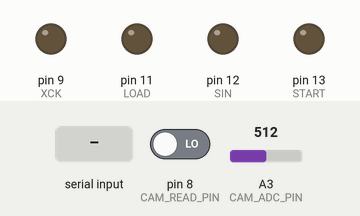
Simulated run of this sketch. Board: Arduino Uno, built with avr-gcc and run on an emulated ATmega328P. Shown: output pins drawn as LEDs (lit = HIGH). The inputs (shaded band) are chosen by the test bench; at power-on: pin 8 (CAM_READ_PIN) LOW, A3 (CAM_ADC_PIN) = 512. Pins used as bus, display or sensor lines are not drawn; what the sketch prints to the serial monitor is not drawn.

Above: at 1.2 s.
1.3 s: byte 79 (CAM_COM_GET_OBJECTS) received over Serial
At 1.8 s:
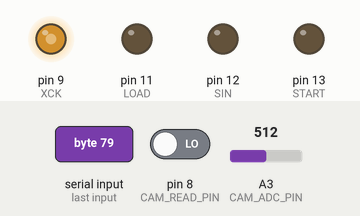
2.8 s: pin 8 (CAM_READ_PIN) driven HIGH
At 4.79 s:
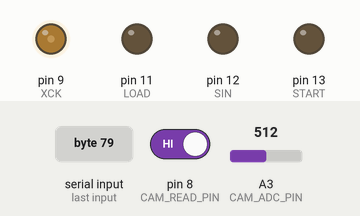
5.8 s: pin 8 (CAM_READ_PIN) driven LOW
At 7.2 s:
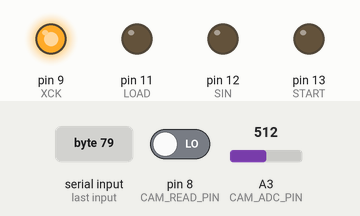
Timing chart, 0 to 8.8 s (numbered marks = the images above; inputs shaded):
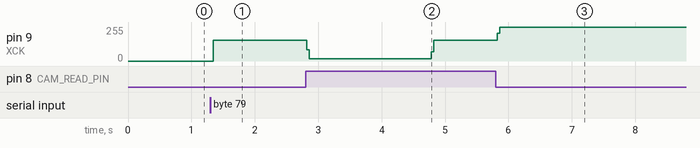

The sketch:

gbcam_arduino.pde
```cpp
/**
 * @file       main.c
 * @brief      MAIN for the gameboy camera interface for AT90S4433
 *
 * @author     Laurent Saint-Marcel (lstmarcel@yahoo.fr)
 * @date       2005/07/05
 */

/* ------------------------------------------------------------------------ */
/* HOW TO CONNECT THE GAME BOY CAMERA                                       */
/* ------------------------------------------------------------------------ */
/*

  READ  -- D8,  PB0
  XCK   -- D9,  PB1
  XRST  -- D10, PB2
  LOAD  -- D11, PB3
  SIN   -- D12, PB4
  START -- D13, PB5
  VOUT  -- A3,  PC3

  */

/* ------------------------------------------------------------------------ */
/* INCLUDES                                                                 */
/* ------------------------------------------------------------------------ */

#include <Wire.h>

#include <avr/interrupt.h>
#include <avr/io.h>
#include <compat/deprecated.h>

#include "cam.h"
#include "camCom.h"

/* ------------------------------------------------------------------------ */
/* DEFINES                                                                  */
/* ------------------------------------------------------------------------ */

#define CAM_DATA_PORT     PORTB
#define CAM_DATA_DDR      DDRB
#define CAM_READ_PIN      8       // Arduino D8

#define CAM_LED_DDR       DDRB
#define CAM_LED_PORT      PORTB

// CAM_DATA_PORT
#define CAM_START_BIT 5
#define CAM_SIN_BIT   4
#define CAM_LOAD_BIT  3
#define CAM_RESET_BIT 2
#define CAM_CLOCK_BIT 1
#define CAM_READ_BIT  0
// CAM_LED_PORT
#define CAM_LED_BIT   4
// PORT C: Analogic/digital converter
#define CAM_ADC_PIN   3

// Pixel value threshold for bright pixel
#define THRESH 210

// Define end of row of obj/img buffers for pointer math
#define THEEND (2*128-1)

// Object maximum
#define MAXOBJS 128

#define FALSE 0
#define TRUE 1

/* ------------------------------------------------------------------------ */
/* GLOBALS                                                                  */
/* ------------------------------------------------------------------------ */

// default value for registers
// 155 0 0 30 1 0 1 7
// no edge detection, exposure=0,30, offset=-27, vref=+1.0
unsigned char camReg[8]={ 155, 0, 0, 30, 1, 0, 1, 7 };

unsigned char camMode       = CAM_MODE_STANDARD;
unsigned char camClockSpeed = 0x07; // was 0x0A
unsigned char camPixMin =0;
unsigned char camPixMax =0xFF;
unsigned char camCompBuf=0;
unsigned char camCompI  =0;
unsigned int threshold = THRESH;
int ledPin = 13;

object obj[MAXOBJS];  // index of object structures to keep track of bounding boxes

/* ------------------------------------------------------------------------ */
/* MACROS                                                                   */
/* ------------------------------------------------------------------------ */

#define Serialwait()   while (Serial.available() == 0) ;

int dataIn;
int dataOut;
boolean dataReady;
unsigned char reg;


/* ------------------------------------------------------------------------ */
/* Initialize all components                                                */
/* ------------------------------------------------------------------------ */
void setup()
{
        dataReady = false;
  	Serial.begin(38400);
        //Wire.begin(TWI_CAMERA);
        //Wire.onReceive(recvByte);
        //Wire.onRequest(sendByte);
	camInit();
	/* enable interrupts */
	sei();
}

/* ------------------------------------------------------------------------ */
/* Program entry point                                                      */
/* ------------------------------------------------------------------------ */
void loop()
{
  while (Serial.available() == 0)
    delay(50);
  dataIn = Serial.read();
  switch (dataIn) {
    case CAM_COM_PING:
      dataOut = CAM_COM_PONG;
      Serial.write(CAM_COM_PONG);
      break;
    case CAM_COM_GET_OBJECTS:
      // Send 8 camera registers
      camReset();
      camSetRegisters();
      camReadPicture(false, true); // don't get pixels, do get objects
      camReset();
      break;
    case CAM_COM_TAKE_PICTURE:
      // Send 8 camera registers
      camReset();
      camSetRegisters();
      camReadPicture(true, true); // get both pixels and objects
      camReset();
      break;
    case CAM_COM_SET_REGISTERS:
      Serialwait();
      camStoreReg(0, Serial.read());
      Serialwait();
      camStoreReg(1, Serial.read());
      Serialwait();
      camStoreReg(2, Serial.read());
      Serialwait();
      camStoreReg(3, Serial.read());
      Serialwait();
      camStoreReg(4, Serial.read());
      Serialwait();
      camStoreReg(5, Serial.read());
      Serialwait();
      camStoreReg(6, Serial.read());
      Serialwait();
      camStoreReg(7, Serial.read());
      Serialwait();
      threshold = Serial.read();
      Serial.write(CAM_COM_GOT_REGISTERS);
      break;
    default:
      Serial.write(CAM_COM_ERROR);
      break;
  } // switch-case

} // loop

///////////////////////////////////////////////////////////////////////////
// PRIVATE FUNCTIONS
///////////////////////////////////////////////////////////////////////////

///////////////////////////////////////////////////////////////////////////
// TWI HANDLERS
void recvByte(int howMany) {
  dataIn = Wire.read();
  dataReady = true;
}

void sendByte(void) {
  Wire.write(dataOut);
}

///////////////////////////////////////////////////////////////////////////
// CAM TIMING AND CONTROL

// cbi(port, bitId) = clear bit(port, bitId) = Set the signal Low
// sbi(port, bitId) = set bit(port, bitId) = Set the signal High

// Delay used between each signal sent to the AR (four per xck cycle).
void camStepDelay() {
  	unsigned char u=camClockSpeed;
	while(u--) {__asm__ __volatile__ ("nop");}
}
// Set the clock signal Low
inline void camClockL()
{
	cbi(CAM_DATA_PORT, CAM_CLOCK_BIT);
}
// Set the clock signal High
inline void camClockH()
{
	sbi(CAM_DATA_PORT, CAM_CLOCK_BIT);
}


// Initialise the IO ports for the camera
void camInit()
{
  pinMode(8, INPUT);   // READ
  pinMode(9, OUTPUT);  // XCK
  pinMode(10, OUTPUT);  // XRST
  pinMode(11, OUTPUT); // LOAD
  pinMode(12, OUTPUT); // SIN
  pinMode(13, OUTPUT); // START

  cbi(CAM_DATA_PORT, CAM_CLOCK_BIT);
  sbi(CAM_DATA_PORT, CAM_RESET_BIT);  // Reset is active low
  cbi(CAM_DATA_PORT, CAM_LOAD_BIT);
  cbi(CAM_DATA_PORT, CAM_START_BIT);
  cbi(CAM_DATA_PORT, CAM_SIN_BIT);
}


// Sends a 'reset' pulse to the AR chip.
// START:  XCK Rising Edge
// FINISH: XCK Just before Falling Edge
void camReset()
{
  camClockH(); // clock high
  camStepDelay();
  camStepDelay();

  camClockL(); // clock low
  camStepDelay();
  cbi(CAM_DATA_PORT, CAM_RESET_BIT);
  camStepDelay();

  camClockH(); // clock high
  camStepDelay();
  sbi(CAM_DATA_PORT, CAM_RESET_BIT);
  camStepDelay();
}


// locally set the value of a register but do not set it in the AR chip. You
// must run camSendRegisters1 to write the register value in the chip
void camStoreReg(unsigned char reg, unsigned char data)
{
  camReg[reg] = data;
}

// Reset the camera and set the camera's 8 registers
// from the locally stored values (see camStoreReg)
void camSetRegisters(void)
{
  for(reg=0; reg<8; ++reg) {
    camSetReg(reg, camReg[reg]);
  }
}

// Sets one of the 8 8-bit registers in the AR chip.
// START:  XCK Falling Edge
// FINISH: XCK Just before Falling Edge
void camSetReg(unsigned char regaddr, unsigned char regval)
{
  unsigned char bitmask;

  // Write 3-bit address.
  for(bitmask = 0x4; bitmask >= 0x1; bitmask >>= 1){
    camClockL();
    camStepDelay();
    // ensure load bit is cleared from previous call
    cbi(CAM_DATA_PORT, CAM_LOAD_BIT);
    // Set the SIN bit
    if(regaddr & bitmask)
      sbi(CAM_DATA_PORT, CAM_SIN_BIT);
    else
      cbi(CAM_DATA_PORT, CAM_SIN_BIT);
    camStepDelay();

    camClockH();
    camStepDelay();
    // set the SIN bit low
    cbi(CAM_DATA_PORT, CAM_SIN_BIT);
    camStepDelay();
  }

  // Write 7 most significant bits of 8-bit data.
  for(bitmask = 128; bitmask >= 1; bitmask>>=1){
    camClockL();
    camStepDelay();
    // set the SIN bit
    if(regval & bitmask)
      sbi(CAM_DATA_PORT, CAM_SIN_BIT);
    else
      cbi(CAM_DATA_PORT, CAM_SIN_BIT);
    camStepDelay();
    // Assert load at rising edge of xck
    if (bitmask == 1)
      sbi(CAM_DATA_PORT, CAM_LOAD_BIT);
    camClockH();
    camStepDelay();
    // reset the SIN bit
    cbi(CAM_DATA_PORT, CAM_SIN_BIT);
    camStepDelay();
  }
}

void delallobj(void)
{
  int i;
  for (i = 0; i < MAXOBJS; i++)
    delobj(i);
}

void delobj(objindex index)
{
  obj[index].exists = FALSE;
  obj[index].top = 0;
  obj[index].bottom = 0;
  obj[index].left = 0;
  obj[index].right = 0;
}

// Rather than having routines to generically expand the bounding
// box, use inlines specific to each task
#define addobjxmin(index, x) if (x < obj[index].left) obj[index].left = x
#define addobjxmax(index, x) if (x > obj[index].right) obj[index].right = x
#define addobjymin(index, x) if (y < obj[index].top) obj[index].top = y
#define addobjymax(index, x) if (y > obj[index].bottom) obj[index].bottom = y

//TODO:  Go through the object array and merge

void addobj(objindex index, coord x, coord y)
{
  if ( obj[index].exists == FALSE ) {
    obj[index].exists = TRUE;
    obj[index].top = y;
    obj[index].bottom = y;
    obj[index].left = x;
    obj[index].right = x;
  }
  else {
    //if (y < obj[index].top) // we may never need to do this, actually, since we're going from top to bottom
    //  obj[index].top = y;   // and never add an 'above' pixel to a new object, but add a current pixel to an above object

    if (x < obj[index].left)
      obj[index].left = x;

    if (y > obj[index].bottom)
      obj[index].bottom = y;

    if (x > obj[index].right)
      obj[index].right = x;
  }
  return;
}

objindex countobj(void) {
  objindex i;
  objindex count;

  count = 0;
  for (i = 0; i < MAXOBJS; i++)
    if (obj[i].exists == TRUE)
      count++;

  return count;
}

void filterobj(void)
{
  objindex i;
  coord left, right, top, bottom, x, y;
  unsigned int h, w, ratio;

  for (i = 0; i < MAXOBJS; i++) {
    if (obj[i].exists == TRUE) {
      top    = obj[i].top;
      left   = obj[i].left;
      bottom = obj[i].bottom;
      right  = obj[i].right;
      // Filter out "small" objects
      if ((bottom - top) < 3 || (right - left) < 3)
        obj[i].exists = FALSE;
    }
  }
}

void printobj(void)
{
  objindex i;

  Serial.write(CAM_COM_OBJECTS);
  Serial.write(countobj());

  for (i = 0; i < MAXOBJS; i++) {
    if (obj[i].exists == TRUE) {
      Serial.write(i);
      Serial.write(obj[i].left);
      Serial.write(obj[i].top);
      Serial.write(obj[i].right);
      Serial.write(obj[i].bottom);
    }
  }

  return;
}

// Take a picture, read it and send it trhough the serial port.
//
// Use a simplified flood fill algorithm to identify bright objects
//
// getPicture -- send the pixel data to the requester
// getObjects -- send the object data to the requester
//
// START:  XCK Falling Edge
// FINISH: XCK Just before Rising Edge
void camReadPicture(boolean getPixels, boolean getObjects)
{
  // We keep a 2-line buffer to represent which pixels are assigned to objects
  // we can read one pixel at a time, assign an object, then forget all about
  // that pixel, while checking for connectedness with objects in the previous row
  boolean searching=true;    // current state
  boolean bright=false;      // flag for pixel brightness
  unsigned int pixel;       // Buffer for pixel read in
  unsigned char curr;        // current read/flood-fill row
  unsigned char prev;        // previous flood-fill row
  objindex objref[2][128];   // Buffer to keep track of what object each img pixel belongs to
  objindex thisobject;       // the object to which we're adding new pixels
  objindex nextobject;       // the next available object to which pixels can be assigned
  objindex aboveobj;         // object assignment of pixel above
  objindex redoobj;           // indicate if we need to redo flood fill (obj assignment)
  coord x, y;                // the current x,y coordinate we're working on
  coord xstart;              // keep track of where the most recent object started
  coord x1;                  // temporary use for back-filling object
  short c;

  camCompBuf=0;
  camCompI=0;

  // make sure our previous objects are gone
  delallobj();

  // Seems to take a long time to send
  Serial.write(CAM_COM_SEND_START);

  // Camera START sequence
  camClockL();
  camStepDelay();
  // ensure load bit is cleared from previous call
  cbi(CAM_DATA_PORT, CAM_LOAD_BIT);
  // START rises before xck
  sbi(CAM_DATA_PORT, CAM_START_BIT);
  camStepDelay();

  camClockH();
  camStepDelay();
  // start valid on rising edge of xck, so can drop now
  cbi(CAM_DATA_PORT, CAM_START_BIT);
  camStepDelay();

  camClockL();
  camStepDelay();
  camStepDelay();

  // Wait for READ to go high
  while (1) {
    camClockH();
    camStepDelay();
    // READ goes high with rising XCK
    //    if ( inp(CAM_READ_PIN) & (1 << CAM_READ_BIT) )
    if (digitalRead(CAM_READ_PIN) == HIGH) // CAM pin on PB0/D8
      break;
    camStepDelay();

    camClockL();
    camStepDelay();
    camStepDelay();
  }

  if (getPixels)
    Serial.write(CAM_COM_START_READ);
  //sbi(CAM_LED_PORT, CAM_LED_BIT);

  camStepDelay();

  // Read pixels from cam until READ signal is low again

  // Set registers while reading the first 11-ish pixels

  // Initialize object detection stuff
  curr = 1;                                        // start the current row on the 2nd row (doesn't really matter
  prev = 0;                                        // start the previous row on the 1st row
  thisobject = nextobject = 0;                     // first object is 1 because a 0 obj means no object
  redoobj = 0;                                     // make sure we don't try to flood-fill backwards unless we have to

  // Continue reading the rest of the pixels and flood fill to detect bright objects
  // The camera seems to be spitting out 128x128 even though the final 5 rows are junk

  for (y = 0; y < 123; y++) {

    searching = true;                                // start in 'searching' state
    for (x = 0; x < 128; x++) {

      camClockL();
      camStepDelay();
      // get the next pixel, buffer it, and send it out over serial
      pixel = analogRead(CAM_ADC_PIN) >> 2;
      bright = (pixel > threshold);   // if pixel value > threshold it is bright
      if (getPixels) {
        if (pixel > 200)
          Serial.write('#');
        else if (pixel > 100)
          Serial.write('+');
        else
          Serial.write(' ');
//        Serial.write(pixel);
      }
      aboveobj = objref[prev][x];     // pixel above's object reference (0 if no object)
      redoobj = 0;                    // reset redoobj
      camStepDelay(); // nix this and run the obj detection code instead

      // We're either searching for the first pixel of the next bright object (state=0)
      // or we're adding bright pixels to the current object (state=1)
      //
      if (searching) {                             // searching for next bright pixel
        if (bright) {                              // (pixel >= threshold) -- found a new pixel
          if (aboveobj)                            // is the above pixel associated with an object?
            thisobject = aboveobj;                 // if so, then the current pixel is part of that object
          else
            thisobject = ++nextobject;             // if not, then we need to allocate a new object
          addobj(thisobject,x,y);                  //   and work out the bounding box for this object
          xstart = x;                              // keep track of starting place for later
          searching = false;                       // next, add more bright pixels
        } else {
          thisobject = 0;                          // make sure we set zero if not bright
        } // end if bright
      } // end if state
      else {                                       // adding contiguous bright pixels
        if (bright) {                              // if we found a bright pixel
          if ( aboveobj &&
               aboveobj != thisobject) {           // is the pixel above part of a different object?
            redoobj = thisobject;                  // re-do our work back to the start of the present object -- later
            thisobject = aboveobj;                 // delete the current object, use the above object number
          } // end if
        } else {                                   // if this pixel isn't bright, we're done adding
          searching = true;                        // go back to searching for the next bright object
          addobj(thisobject,x-1,y);                // only need to do this at the end
          thisobject = 0;                          // ensure we clear the object mask
        } // end if
      } //* end if state

      camClockH();
      camStepDelay();

      if (redoobj) {
        // delete object
        obj[redoobj].exists = false;               // if so, we've assigned the previous pixel(s) to the wrong object
        addobj(thisobject,xstart,y);               // we already know the leftmost x value so expand bounding box
        //for (x1 = x-1; x1 >= xstart; x1--)         // redo our work, painting objref backwards to xstart
        //  objref[curr][x1] = thisobject;
      }

      objref[curr][x] = thisobject;                // no matter what, assign thisobject to current pixel
      if (nextobject+1 >= MAXOBJS-1)               // is nextobject about to go out of bounds?
        nextobject = 0;                            // wrap nextobject now rather than next iteration

      camStepDelay();

    } // end for x
    curr ^= 0x01;       // increment: values are either 0 or 1; so use simple XOR toggle
    prev ^= 0x01;
    if (getPixels)
      Serial.write("\n"); // newline at end of every row helps with troubleshooting
  } /* for y */

  // Go through the remaining rows
  while ( digitalRead(CAM_READ_PIN) == HIGH ) {
    camClockL();
    camStepDelay();
    camStepDelay();
    camClockH();
    camStepDelay();
    camStepDelay();
  }

  //filterobj();
  if (getObjects)
    printobj();
  Serial.write('!');

  camClockL();
  camStepDelay();
  camStepDelay();
}
```

Source omitted: cam.h (1502 bytes), camCom.h (1281 bytes)

Measured:
- after the input at 1.3 s, pin 9 (XCK): 0/255 → 154/255 at once
- after the input at 2.8 s, pin 9 (XCK): 154/255 → 17/255 at once, → 155/255 2.0 s later
- after the input at 5.8 s, pin 9 (XCK): 155/255 → 255/255 at once
